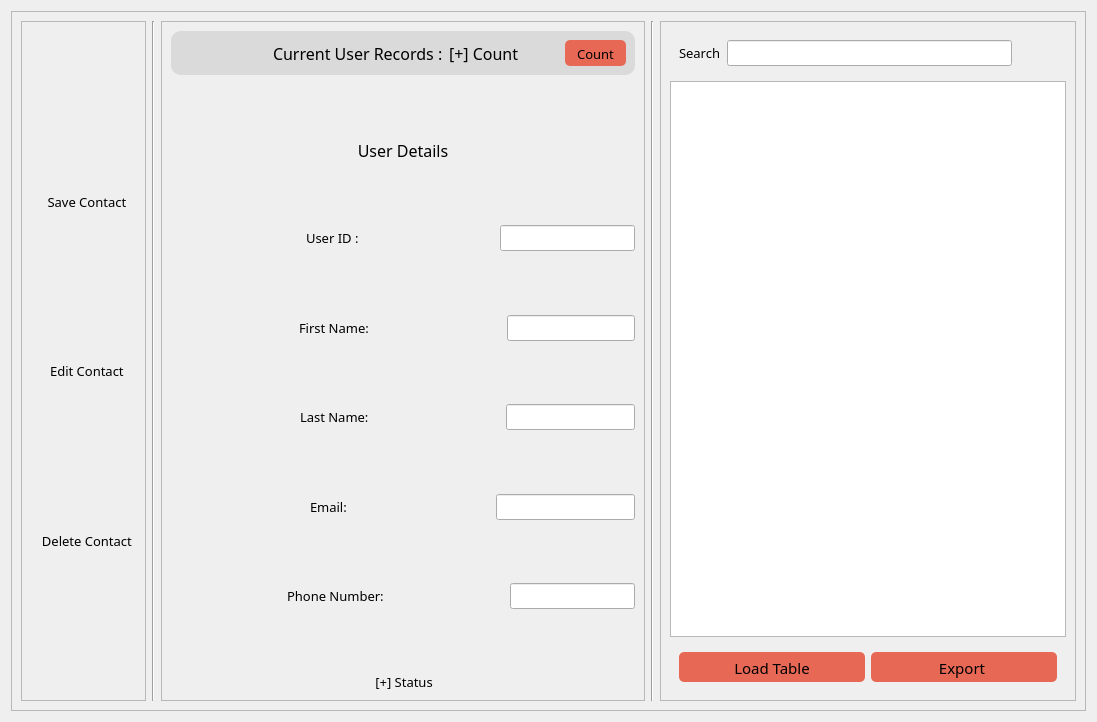
<?xml version="1.0" encoding="UTF-8"?>
<ui version="4.0">
 <class>User_Dashboard</class>
 <widget class="QDialog" name="User_Dashboard">
  <property name="geometry">
   <rect>
    <x>0</x>
    <y>0</y>
    <width>1097</width>
    <height>722</height>
   </rect>
  </property>
  <property name="windowTitle">
   <string>Dialog</string>
  </property>
  <layout class="QGridLayout" name="gridLayout">
   <item row="0" column="0">
    <widget class="QFrame" name="frame">
     <property name="frameShape">
      <enum>QFrame::StyledPanel</enum>
     </property>
     <property name="frameShadow">
      <enum>QFrame::Raised</enum>
     </property>
     <layout class="QHBoxLayout" name="horizontalLayout">
      <item alignment="Qt::AlignLeft">
       <widget class="QFrame" name="menuCrud">
        <property name="frameShape">
         <enum>QFrame::StyledPanel</enum>
        </property>
        <property name="frameShadow">
         <enum>QFrame::Raised</enum>
        </property>
        <layout class="QVBoxLayout" name="verticalLayout">
         <item alignment="Qt::AlignTop">
          <widget class="QLabel" name="label_topimg">
           <property name="text">
            <string/>
           </property>
          </widget>
         </item>
         <item>
          <spacer name="verticalSpacer_9">
           <property name="orientation">
            <enum>Qt::Vertical</enum>
           </property>
           <property name="sizeHint" stdset="0">
            <size>
             <width>20</width>
             <height>40</height>
            </size>
           </property>
          </spacer>
         </item>
         <item>
          <widget class="QPushButton" name="pushButton_add">
           <property name="font">
            <font>
             <family>Manrope SemiBold</family>
             <pointsize>10</pointsize>
            </font>
           </property>
           <property name="text">
            <string>  Save Contact</string>
           </property>
           <property name="icon">
            <iconset resource="Resources.qrc">
             <normaloff>:/icons/icons/save.svg</normaloff>:/icons/icons/save.svg</iconset>
           </property>
           <property name="iconSize">
            <size>
             <width>24</width>
             <height>24</height>
            </size>
           </property>
           <property name="checkable">
            <bool>false</bool>
           </property>
           <property name="flat">
            <bool>true</bool>
           </property>
          </widget>
         </item>
         <item>
          <spacer name="verticalSpacer_8">
           <property name="orientation">
            <enum>Qt::Vertical</enum>
           </property>
           <property name="sizeHint" stdset="0">
            <size>
             <width>20</width>
             <height>40</height>
            </size>
           </property>
          </spacer>
         </item>
         <item>
          <widget class="QPushButton" name="pushButton_edit">
           <property name="font">
            <font>
             <family>Manrope SemiBold</family>
             <pointsize>10</pointsize>
            </font>
           </property>
           <property name="text">
            <string>  Edit Contact</string>
           </property>
           <property name="icon">
            <iconset resource="Resources.qrc">
             <normaloff>:/icons/icons/edit.svg</normaloff>:/icons/icons/edit.svg</iconset>
           </property>
           <property name="iconSize">
            <size>
             <width>24</width>
             <height>24</height>
            </size>
           </property>
           <property name="flat">
            <bool>true</bool>
           </property>
          </widget>
         </item>
         <item>
          <spacer name="verticalSpacer_7">
           <property name="orientation">
            <enum>Qt::Vertical</enum>
           </property>
           <property name="sizeHint" stdset="0">
            <size>
             <width>20</width>
             <height>40</height>
            </size>
           </property>
          </spacer>
         </item>
         <item>
          <widget class="QPushButton" name="pushButton_delete">
           <property name="font">
            <font>
             <family>Manrope SemiBold</family>
             <pointsize>10</pointsize>
            </font>
           </property>
           <property name="text">
            <string>  Delete Contact</string>
           </property>
           <property name="icon">
            <iconset resource="Resources.qrc">
             <normaloff>:/icons/icons/trash-2.svg</normaloff>:/icons/icons/trash-2.svg</iconset>
           </property>
           <property name="iconSize">
            <size>
             <width>24</width>
             <height>24</height>
            </size>
           </property>
           <property name="autoDefault">
            <bool>true</bool>
           </property>
           <property name="flat">
            <bool>true</bool>
           </property>
          </widget>
         </item>
         <item>
          <spacer name="verticalSpacer_6">
           <property name="orientation">
            <enum>Qt::Vertical</enum>
           </property>
           <property name="sizeHint" stdset="0">
            <size>
             <width>20</width>
             <height>40</height>
            </size>
           </property>
          </spacer>
         </item>
        </layout>
       </widget>
      </item>
      <item>
       <widget class="Line" name="line">
        <property name="orientation">
         <enum>Qt::Vertical</enum>
        </property>
       </widget>
      </item>
      <item>
       <widget class="QFrame" name="frame_3">
        <property name="frameShape">
         <enum>QFrame::StyledPanel</enum>
        </property>
        <property name="frameShadow">
         <enum>QFrame::Raised</enum>
        </property>
        <layout class="QVBoxLayout" name="verticalLayout_2">
         <item alignment="Qt::AlignHCenter|Qt::AlignVCenter">
          <widget class="QWidget" name="widget_counter" native="true">
           <property name="maximumSize">
            <size>
             <width>16777215</width>
             <height>50</height>
            </size>
           </property>
           <property name="styleSheet">
            <string notr="true">#widget_counter{
background-color: rgb(218, 218, 218);
cplor: rgb(0, 0, 0);
border-style:none;
border-radius: 10px;
padding-top: 20px;
padding-bottom:20px;
padding-right: 10px;
padding-left: 10px;
}</string>
           </property>
           <layout class="QHBoxLayout" name="horizontalLayout_9">
            <item>
             <spacer name="horizontalSpacer_11">
              <property name="orientation">
               <enum>Qt::Horizontal</enum>
              </property>
              <property name="sizeHint" stdset="0">
               <size>
                <width>40</width>
                <height>20</height>
               </size>
              </property>
             </spacer>
            </item>
            <item alignment="Qt::AlignHCenter">
             <widget class="QLabel" name="label_userIcon">
              <property name="font">
               <font>
                <family>Manrope SemiBold</family>
               </font>
              </property>
              <property name="text">
               <string/>
              </property>
             </widget>
            </item>
            <item>
             <spacer name="horizontalSpacer_12">
              <property name="orientation">
               <enum>Qt::Horizontal</enum>
              </property>
              <property name="sizeHint" stdset="0">
               <size>
                <width>40</width>
                <height>20</height>
               </size>
              </property>
             </spacer>
            </item>
            <item alignment="Qt::AlignHCenter">
             <widget class="QLabel" name="label_9">
              <property name="font">
               <font>
                <family>Manrope SemiBold</family>
                <pointsize>12</pointsize>
               </font>
              </property>
              <property name="text">
               <string>Current User Records :</string>
              </property>
             </widget>
            </item>
            <item alignment="Qt::AlignHCenter">
             <widget class="QLabel" name="label_countRec">
              <property name="font">
               <font>
                <family>Manrope SemiBold</family>
                <pointsize>12</pointsize>
               </font>
              </property>
              <property name="text">
               <string>[+] Count</string>
              </property>
             </widget>
            </item>
            <item>
             <spacer name="horizontalSpacer_13">
              <property name="orientation">
               <enum>Qt::Horizontal</enum>
              </property>
              <property name="sizeHint" stdset="0">
               <size>
                <width>40</width>
                <height>20</height>
               </size>
              </property>
             </spacer>
            </item>
            <item>
             <widget class="QPushButton" name="pushButton_count">
              <property name="font">
               <font>
                <family>Manrope SemiBold</family>
                <pointsize>10</pointsize>
               </font>
              </property>
              <property name="styleSheet">
               <string notr="true">#pushButton_count{
background-color: #e76955;
border-style: none;
border-radius: 5px;
padding-top: 5px;
padding-bottom: 3px;
padding-left: 12px;
padding-right: 12px;
color: balck;
}

#pushButton_count:pressed{
background-color: #e97866;

}</string>
              </property>
              <property name="text">
               <string>Count</string>
              </property>
              <property name="icon">
               <iconset resource="Resources.qrc">
                <normaloff>:/icons/icons/refresh-cw.svg</normaloff>:/icons/icons/refresh-cw.svg</iconset>
              </property>
              <property name="iconSize">
               <size>
                <width>24</width>
                <height>24</height>
               </size>
              </property>
              <property name="flat">
               <bool>false</bool>
              </property>
             </widget>
            </item>
           </layout>
          </widget>
         </item>
         <item>
          <spacer name="verticalSpacer_11">
           <property name="orientation">
            <enum>Qt::Vertical</enum>
           </property>
           <property name="sizeHint" stdset="0">
            <size>
             <width>20</width>
             <height>40</height>
            </size>
           </property>
          </spacer>
         </item>
         <item>
          <widget class="QLabel" name="label_6">
           <property name="font">
            <font>
             <family>Manrope ExtraBold</family>
             <pointsize>12</pointsize>
            </font>
           </property>
           <property name="text">
            <string>User Details</string>
           </property>
           <property name="alignment">
            <set>Qt::AlignCenter</set>
           </property>
          </widget>
         </item>
         <item>
          <spacer name="verticalSpacer_10">
           <property name="orientation">
            <enum>Qt::Vertical</enum>
           </property>
           <property name="sizeHint" stdset="0">
            <size>
             <width>20</width>
             <height>40</height>
            </size>
           </property>
          </spacer>
         </item>
         <item>
          <layout class="QHBoxLayout" name="horizontalLayout_2">
           <item>
            <spacer name="horizontalSpacer_6">
             <property name="orientation">
              <enum>Qt::Horizontal</enum>
             </property>
             <property name="sizeHint" stdset="0">
              <size>
               <width>40</width>
               <height>20</height>
              </size>
             </property>
            </spacer>
           </item>
           <item>
            <widget class="QLabel" name="label">
             <property name="font">
              <font>
               <family>Manrope SemiBold</family>
               <pointsize>10</pointsize>
              </font>
             </property>
             <property name="text">
              <string>User ID :</string>
             </property>
            </widget>
           </item>
           <item>
            <spacer name="horizontalSpacer">
             <property name="orientation">
              <enum>Qt::Horizontal</enum>
             </property>
             <property name="sizeHint" stdset="0">
              <size>
               <width>40</width>
               <height>20</height>
              </size>
             </property>
            </spacer>
           </item>
           <item>
            <widget class="QLineEdit" name="lineEdit_id">
             <property name="font">
              <font>
               <family>Manrope SemiBold</family>
               <pointsize>10</pointsize>
              </font>
             </property>
            </widget>
           </item>
          </layout>
         </item>
         <item>
          <spacer name="verticalSpacer">
           <property name="orientation">
            <enum>Qt::Vertical</enum>
           </property>
           <property name="sizeHint" stdset="0">
            <size>
             <width>20</width>
             <height>40</height>
            </size>
           </property>
          </spacer>
         </item>
         <item>
          <layout class="QHBoxLayout" name="horizontalLayout_3">
           <item>
            <spacer name="horizontalSpacer_7">
             <property name="orientation">
              <enum>Qt::Horizontal</enum>
             </property>
             <property name="sizeHint" stdset="0">
              <size>
               <width>40</width>
               <height>20</height>
              </size>
             </property>
            </spacer>
           </item>
           <item>
            <widget class="QLabel" name="label_2">
             <property name="font">
              <font>
               <family>Manrope SemiBold</family>
               <pointsize>10</pointsize>
              </font>
             </property>
             <property name="text">
              <string>First Name: </string>
             </property>
            </widget>
           </item>
           <item>
            <spacer name="horizontalSpacer_2">
             <property name="orientation">
              <enum>Qt::Horizontal</enum>
             </property>
             <property name="sizeHint" stdset="0">
              <size>
               <width>40</width>
               <height>20</height>
              </size>
             </property>
            </spacer>
           </item>
           <item>
            <widget class="QLineEdit" name="lineEdit_fname">
             <property name="font">
              <font>
               <family>Manrope SemiBold</family>
               <pointsize>10</pointsize>
              </font>
             </property>
            </widget>
           </item>
          </layout>
         </item>
         <item>
          <spacer name="verticalSpacer_2">
           <property name="orientation">
            <enum>Qt::Vertical</enum>
           </property>
           <property name="sizeHint" stdset="0">
            <size>
             <width>20</width>
             <height>40</height>
            </size>
           </property>
          </spacer>
         </item>
         <item>
          <layout class="QHBoxLayout" name="horizontalLayout_4">
           <item>
            <spacer name="horizontalSpacer_8">
             <property name="orientation">
              <enum>Qt::Horizontal</enum>
             </property>
             <property name="sizeHint" stdset="0">
              <size>
               <width>40</width>
               <height>20</height>
              </size>
             </property>
            </spacer>
           </item>
           <item>
            <widget class="QLabel" name="label_3">
             <property name="font">
              <font>
               <family>Manrope SemiBold</family>
               <pointsize>10</pointsize>
              </font>
             </property>
             <property name="text">
              <string>Last Name: </string>
             </property>
            </widget>
           </item>
           <item>
            <spacer name="horizontalSpacer_3">
             <property name="orientation">
              <enum>Qt::Horizontal</enum>
             </property>
             <property name="sizeHint" stdset="0">
              <size>
               <width>40</width>
               <height>20</height>
              </size>
             </property>
            </spacer>
           </item>
           <item>
            <widget class="QLineEdit" name="lineEdit_lname">
             <property name="font">
              <font>
               <family>Manrope SemiBold</family>
               <pointsize>10</pointsize>
              </font>
             </property>
            </widget>
           </item>
          </layout>
         </item>
         <item>
          <spacer name="verticalSpacer_3">
           <property name="orientation">
            <enum>Qt::Vertical</enum>
           </property>
           <property name="sizeHint" stdset="0">
            <size>
             <width>20</width>
             <height>40</height>
            </size>
           </property>
          </spacer>
         </item>
         <item>
          <layout class="QHBoxLayout" name="horizontalLayout_5">
           <item>
            <spacer name="horizontalSpacer_9">
             <property name="orientation">
              <enum>Qt::Horizontal</enum>
             </property>
             <property name="sizeHint" stdset="0">
              <size>
               <width>40</width>
               <height>20</height>
              </size>
             </property>
            </spacer>
           </item>
           <item>
            <widget class="QLabel" name="label_4">
             <property name="font">
              <font>
               <family>Manrope SemiBold</family>
               <pointsize>10</pointsize>
              </font>
             </property>
             <property name="text">
              <string>Email: </string>
             </property>
            </widget>
           </item>
           <item>
            <spacer name="horizontalSpacer_4">
             <property name="orientation">
              <enum>Qt::Horizontal</enum>
             </property>
             <property name="sizeHint" stdset="0">
              <size>
               <width>40</width>
               <height>20</height>
              </size>
             </property>
            </spacer>
           </item>
           <item>
            <widget class="QLineEdit" name="lineEdit_email">
             <property name="font">
              <font>
               <family>Manrope SemiBold</family>
               <pointsize>10</pointsize>
              </font>
             </property>
            </widget>
           </item>
          </layout>
         </item>
         <item>
          <spacer name="verticalSpacer_4">
           <property name="orientation">
            <enum>Qt::Vertical</enum>
           </property>
           <property name="sizeHint" stdset="0">
            <size>
             <width>20</width>
             <height>40</height>
            </size>
           </property>
          </spacer>
         </item>
         <item>
          <layout class="QHBoxLayout" name="horizontalLayout_6">
           <item>
            <spacer name="horizontalSpacer_10">
             <property name="orientation">
              <enum>Qt::Horizontal</enum>
             </property>
             <property name="sizeHint" stdset="0">
              <size>
               <width>40</width>
               <height>20</height>
              </size>
             </property>
            </spacer>
           </item>
           <item>
            <widget class="QLabel" name="label_5">
             <property name="font">
              <font>
               <family>Manrope SemiBold</family>
               <pointsize>10</pointsize>
              </font>
             </property>
             <property name="text">
              <string>Phone Number: </string>
             </property>
            </widget>
           </item>
           <item>
            <spacer name="horizontalSpacer_5">
             <property name="orientation">
              <enum>Qt::Horizontal</enum>
             </property>
             <property name="sizeHint" stdset="0">
              <size>
               <width>40</width>
               <height>20</height>
              </size>
             </property>
            </spacer>
           </item>
           <item>
            <widget class="QLineEdit" name="lineEdit_phone">
             <property name="font">
              <font>
               <family>Manrope SemiBold</family>
               <pointsize>10</pointsize>
              </font>
             </property>
            </widget>
           </item>
          </layout>
         </item>
         <item>
          <spacer name="verticalSpacer_5">
           <property name="orientation">
            <enum>Qt::Vertical</enum>
           </property>
           <property name="sizeHint" stdset="0">
            <size>
             <width>20</width>
             <height>40</height>
            </size>
           </property>
          </spacer>
         </item>
         <item alignment="Qt::AlignHCenter">
          <widget class="QLabel" name="label_status">
           <property name="font">
            <font>
             <family>Manrope ExtraBold</family>
             <pointsize>10</pointsize>
            </font>
           </property>
           <property name="text">
            <string> [+] Status</string>
           </property>
           <property name="alignment">
            <set>Qt::AlignLeading|Qt::AlignLeft|Qt::AlignVCenter</set>
           </property>
          </widget>
         </item>
        </layout>
       </widget>
      </item>
      <item>
       <widget class="Line" name="line_2">
        <property name="orientation">
         <enum>Qt::Vertical</enum>
        </property>
       </widget>
      </item>
      <item>
       <widget class="QFrame" name="frame_2">
        <property name="frameShape">
         <enum>QFrame::StyledPanel</enum>
        </property>
        <property name="frameShadow">
         <enum>QFrame::Raised</enum>
        </property>
        <layout class="QVBoxLayout" name="verticalLayout_3">
         <item alignment="Qt::AlignTop">
          <widget class="QWidget" name="widget_search" native="true">
           <layout class="QHBoxLayout" name="horizontalLayout_8">
            <item alignment="Qt::AlignLeft">
             <widget class="QLabel" name="label_7">
              <property name="font">
               <font>
                <family>Manrope SemiBold</family>
                <pointsize>10</pointsize>
               </font>
              </property>
              <property name="text">
               <string>Search</string>
              </property>
             </widget>
            </item>
            <item>
             <widget class="QLineEdit" name="lineEdit_search">
              <property name="font">
               <font>
                <family>Manrope SemiBold</family>
                <pointsize>10</pointsize>
               </font>
              </property>
             </widget>
            </item>
            <item alignment="Qt::AlignRight">
             <widget class="QPushButton" name="pushButton_search">
              <property name="font">
               <font>
                <pointsize>8</pointsize>
               </font>
              </property>
              <property name="text">
               <string/>
              </property>
              <property name="icon">
               <iconset resource="Resources.qrc">
                <normaloff>:/icons/icons/search.svg</normaloff>:/icons/icons/search.svg</iconset>
              </property>
              <property name="iconSize">
               <size>
                <width>24</width>
                <height>24</height>
               </size>
              </property>
              <property name="flat">
               <bool>true</bool>
              </property>
             </widget>
            </item>
           </layout>
          </widget>
         </item>
         <item>
          <widget class="QTableView" name="tableView">
           <property name="font">
            <font>
             <family>Manrope Medium</family>
             <pointsize>10</pointsize>
            </font>
           </property>
           <property name="dragEnabled">
            <bool>false</bool>
           </property>
           <property name="alternatingRowColors">
            <bool>false</bool>
           </property>
           <property name="selectionBehavior">
            <enum>QAbstractItemView::SelectRows</enum>
           </property>
           <property name="gridStyle">
            <enum>Qt::SolidLine</enum>
           </property>
           <property name="sortingEnabled">
            <bool>false</bool>
           </property>
           <attribute name="horizontalHeaderShowSortIndicator" stdset="0">
            <bool>false</bool>
           </attribute>
           <attribute name="verticalHeaderShowSortIndicator" stdset="0">
            <bool>false</bool>
           </attribute>
          </widget>
         </item>
         <item>
          <widget class="QWidget" name="widget" native="true">
           <layout class="QHBoxLayout" name="horizontalLayout_7">
            <item>
             <widget class="QPushButton" name="pushButton_load">
              <property name="font">
               <font>
                <family>Manrope SemiBold</family>
                <pointsize>11</pointsize>
               </font>
              </property>
              <property name="styleSheet">
               <string notr="true">#pushButton_load{
background-color: #e76955;
border-style: none;
border-radius: 5px;
padding-top: 5px;
padding-bottom: 3px;
padding-left: 12px;
padding-right: 12px;
color: balck;
}

#pushButton_load:pressed{
background-color: #e97866;

}</string>
              </property>
              <property name="text">
               <string>Load Table</string>
              </property>
              <property name="icon">
               <iconset resource="Resources.qrc">
                <normaloff>:/icons/icons/layout.svg</normaloff>:/icons/icons/layout.svg</iconset>
              </property>
              <property name="iconSize">
               <size>
                <width>24</width>
                <height>24</height>
               </size>
              </property>
             </widget>
            </item>
            <item>
             <widget class="QPushButton" name="pushButton_export">
              <property name="font">
               <font>
                <family>Manrope SemiBold</family>
                <pointsize>11</pointsize>
               </font>
              </property>
              <property name="styleSheet">
               <string notr="true">#pushButton_export{
background-color: #e76955;
border-style: none;
border-radius: 5px;
padding-top: 5px;
padding-bottom: 3px;
padding-left: 12px;
padding-right: 12px;
color: balck;
}

#pushButton_export:pressed{
background-color: #e97866;

}</string>
              </property>
              <property name="text">
               <string>Export </string>
              </property>
              <property name="icon">
               <iconset resource="Resources.qrc">
                <normaloff>:/icons/icons/file-text.svg</normaloff>:/icons/icons/file-text.svg</iconset>
              </property>
              <property name="iconSize">
               <size>
                <width>24</width>
                <height>24</height>
               </size>
              </property>
             </widget>
            </item>
           </layout>
          </widget>
         </item>
        </layout>
       </widget>
      </item>
     </layout>
    </widget>
   </item>
  </layout>
 </widget>
 <resources>
  <include location="Resources.qrc"/>
 </resources>
 <connections/>
</ui>
